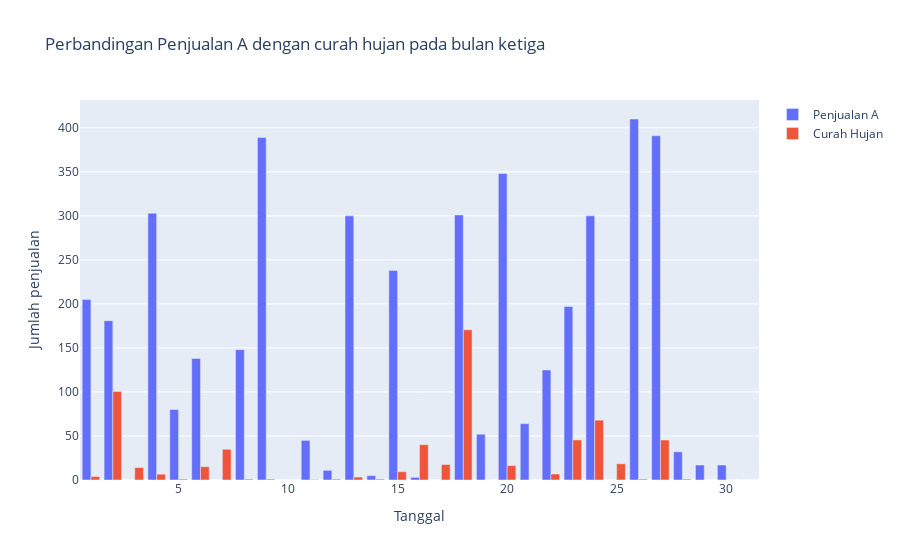

The code cell stored with this chart in its notebook:
### Markdown cell above
Kode tersebut mengeluarkan tabel berupa perbandingan penjualan A dengan curah hujan pada bulan kedua.

### Code cell
import pandas as pd
import matplotlib.pyplot as plt
import plotly.express as px
import plotly.graph_objects as go
df1 = pd.read_excel(r'Dataset.xlsx')
data_bulan1 = df1.iloc[0:31, :]
data_bulan2 = df1.iloc[31:59, :]
data_bulan3 = df1.iloc[59:90, :]
data_bulan4 = df1.iloc[90:113, :]
data_bulan5 = df1.iloc[113:121, :]
print("Frekuensi Data Penjualan A pada bulan ketiga: ")
fig = go.Figure()
fig.add_trace(go.Bar(x = data_bulan3['Tanggal'], y = data_bulan3['Penjualan A (pcs)'], name = 'Penjualan A'))
fig.add_trace(go.Bar(x = data_bulan3['Tanggal'], y = data_bulan3['Curah Hujan (mm)'], name='Curah Hujan'))
fig.update_layout(
    title = "Perbandingan Penjualan A dengan curah hujan pada bulan ketiga",
    xaxis_title = "Tanggal",
    yaxis_title = "Jumlah penjualan"
)

### Figure 1 — Plotly figure (JSON) as saved in the notebook; plotly's stock layout.template omitted (floating-point values rounded to 4 significant figures)
{"data": [{"name": "Penjualan A", "type": "bar", "x": [1, 2, 3, 4, 5, 6, 7, 8, 9, 10, 11, 12, 13, 14, 15, 16, 17, 18, 19, 20, 21, 22, 23, 24, 25, 26, 27, 28, 29, 30, 31], "y": [205, 181, 0, 303, 80, 138, 0, 148, 389, 0, 45, 11, 300, 5, 238, 3, 0, 301, 52, 348, 64, 125, 197, 300, 0, 410, 391, 32, 17, 17, 0]}, {"name": "Curah Hujan", "type": "bar", "x": [1, 2, 3, 4, 5, 6, 7, 8, 9, 10, 11, 12, 13, 14, 15, 16, 17, 18, 19, 20, 21, 22, 23, 24, 25, 26, 27, 28, 29, 30, 31], "y": [4, 100.6, 14.2, 6.6, 1, 15.1, 34.9, 1, 1, 0, 0.5, 1, 3.3, 1, 9.4, 40.1, 17.6, 170.6, 0, 16.4, 0, 6.8, 45.5, 68, 18.4, 1, 45.4, 1, 0, 0, 0]}], "layout": {"title": {"text": "Perbandingan Penjualan A dengan curah hujan pada bulan ketiga"}, "xaxis": {"title": {"text": "Tanggal"}}, "yaxis": {"title": {"text": "Jumlah penjualan"}}}}
